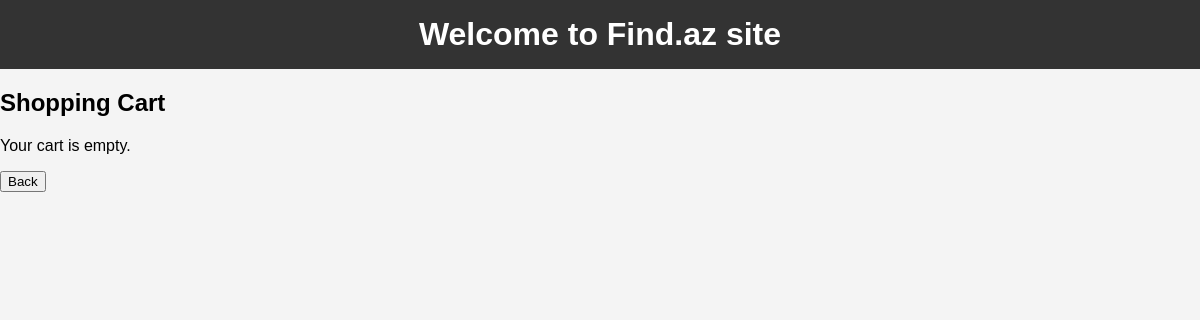
The app's page /cart/ (signed in), older data.
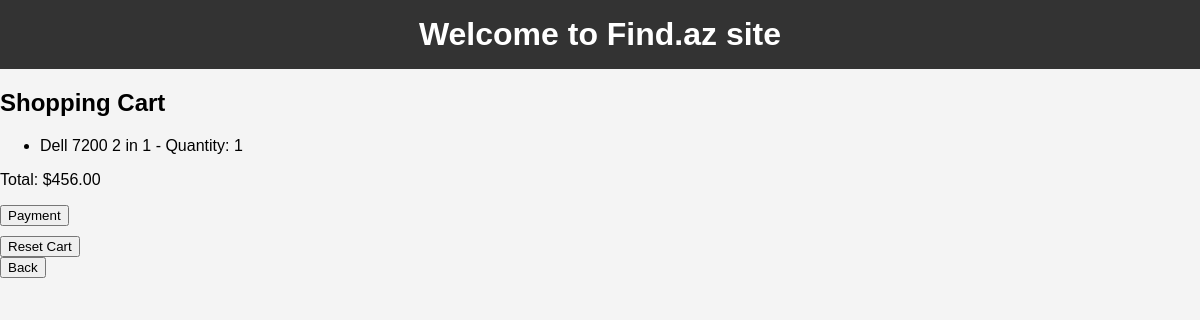
The same page, newer data.
### electro/models.py (models this page shows, shortened)
class CartItem(models.Model):
    user = models.ForeignKey(User, on_delete=models.CASCADE)
    product = models.ForeignKey('Product', on_delete=models.CASCADE)
    quantity = models.PositiveIntegerField(default=1)
    def get_total_price(self):
        return self.quantity * self.product.price

class Product(models.Model):
    name = models.ForeignKey(Brand, on_delete=models.CASCADE)
    model = models.ForeignKey(Model, on_delete=models.CASCADE)
    price = models.DecimalField(max_digits=10, decimal_places=2)
    subcategory = models.ForeignKey(SubCategory, related_name='products', on_delete=models.CASCADE)
    stock = models.PositiveIntegerField()
    available = models.BooleanField(default=True)
    created_at = models.DateTimeField(auto_now_add=True)
    updated_at = models.DateTimeField(auto_now=True)
    image = models.ImageField(upload_to='media/%Y/%m/%d', blank=True)
    description = models.TextField()
    favorites = models.ManyToManyField(User, related_name='favorites_ads',blank=True)

class Brand(models.Model):
    name = models.CharField(max_length=32)
    category = models.ForeignKey(Category, related_name='brands', on_delete=models.CASCADE)
    def __str__(self) -> str:
        return f'{self.name}'

class Model(models.Model):
    name = models.CharField(max_length=32)
    brand = models.ForeignKey(Brand,related_name='models', on_delete=models.CASCADE)
    def __str__(self) -> str:
        return f'{self.name}'

class Cart(models.Model):
    user = models.OneToOneField(User, on_delete=models.CASCADE)
    items = models.ManyToManyField(CartItem, blank=True)
    def get_cart_total(self):
        return sum(item.get_total_price() for item in self.items.all())

### electro/views.py (the view)
@login_required
def view_cart(request):
    cart, created = Cart.objects.get_or_create(user=request.user)
    context = {
        'cart': cart
    }
    return render(request, 'electro/cart.html', context)

### electro/templates/electro/cart.html (shortened to what this page needs)
{% extends 'base.html' %}
{% block content %}
    <h2>Shopping Cart</h2>
    {% if cart.items.all %}
        <ul>
            {% for item in cart.items.all %}
                <li>{{ item.product.name }} {{ item.product.model}} - Quantity: {{ item.quantity }}</li>
            {% endfor %}
        </ul>
        <p>Total: ${{ cart.get_cart_total }}</p>
        <form method="post" action="">
            <button type="submit">Payment</button>
        </form>
        <form method="post" action="{% url 'reset_cart' %}" style="margin-top: 10px;">
            <button type="submit">Reset Cart</button>
        </form>
    {% else %}
        <p>Your cart is empty.</p>
    {% endif %}
<a href= "{% url 'home' %}"> <button> Back </button></a>
{% endblock %}

Row changes from the older to the newer data that the page shows:
added CartItem: product.name "Dell", product.model "7200 2 in 1", quantity "1"
added Cart: get_cart_total "456.00"
Text that changed along with them:
text no longer shown: "Your cart is empty."
text now shown: "Total: $ Payment Reset Cart"
